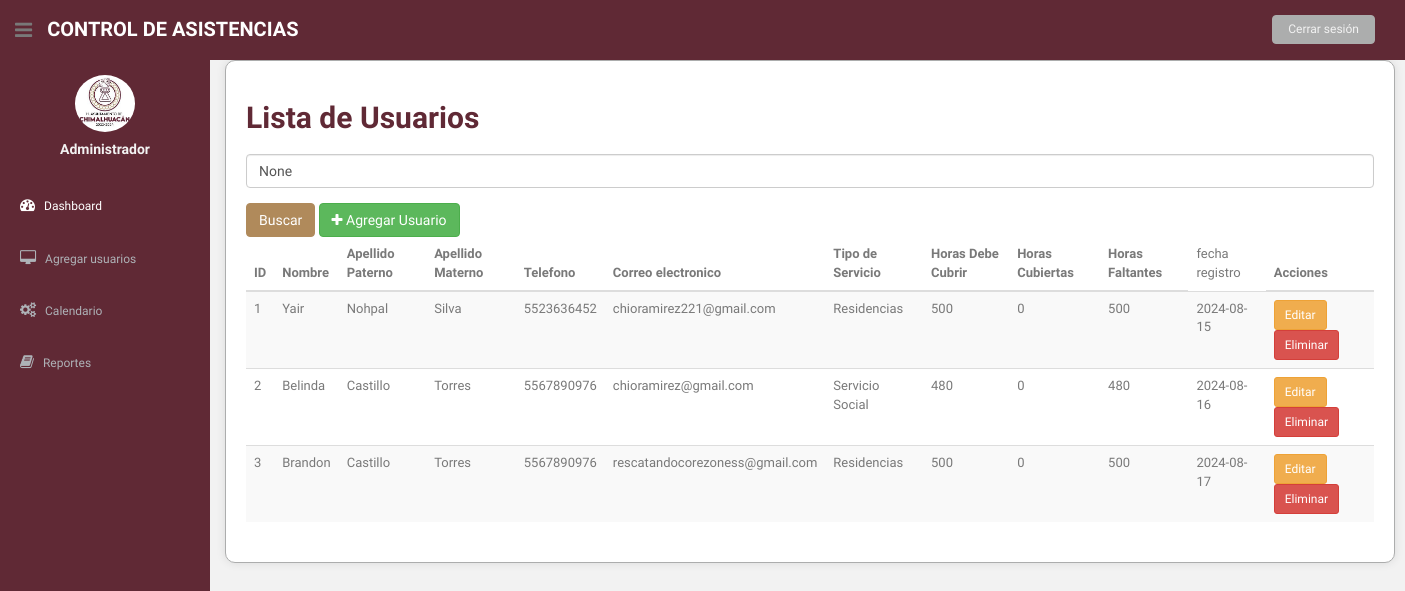
The app's page /lista_usuarios/ (signed in) with its own data.
### asistencia/models.py (models this page shows, shortened)
class Usuario(models.Model):
    nombre = models.CharField(max_length=100)
    apellido_paterno = models.CharField(max_length=100)
    apellido_materno = models.CharField(max_length=100)
    telefono = models.CharField(max_length=10)
    correo_electronico = models.EmailField(unique=True)
    fecha_registro = models.DateField(auto_now_add=True)
    user = models.OneToOneField(User, on_delete=models.CASCADE, null=True, blank=True)
    OPCIONES_SERVICIO = [
        ('SS', 'Servicio Social'),
        ('R', 'Residencias'),
    ]
    tipo_servicio = models.CharField(max_length=2, choices=OPCIONES_SERVICIO)
    horas_realizadas = models.IntegerField(default=0)  # Se actualizará según las horas realizadas
    horas_requeridas = models.IntegerField()  # Horas requeridas para el servicio

### asistencia/views.py (the view)
# urls.py: path('lista_usuarios/', views.lista_usuarios, name='lista_usuarios'),
@login_required
def lista_usuarios(request):
    usuarios = Usuario.objects.all()
    query = request.GET.get('q')
    if query:
        usuarios = usuarios.filter(nombre__icontains=query)
    for usuario in usuarios:
        try:
            horas_realizadas = 0
            asistencias = Asistencia.objects.filter(usuario=usuario, fecha_salida__isnull=False)
            for asistencia in asistencias:
                if asistencia.fecha_salida and asistencia.fecha_entrada:
                    delta = asistencia.fecha_salida - asistencia.fecha_entrada
                    horas_realizadas += delta.total_seconds() / 3600
            usuario.horas_realizadas = horas_realizadas
            usuario.horas_faltantes = usuario.horas_requeridas - horas_realizadas
        except Exception as e:
            print(f"Error al calcular horas para {usuario}: {e}")
            usuario.horas_realizadas = 0
            usuario.horas_faltantes = usuario.horas_requeridas
    return render(request, 'lista_usuarios.html', {'usuarios': usuarios, 'query': query})

### asistencia/templates/lista_usuarios.html (shortened to what this page needs)
{% load static %}
<!DOCTYPE html>
<html lang="en">
<head>
  <link href="{% static 'css/bootstrap.css' %}" rel="stylesheet">
  <link href="{% static 'font-awesome/css/font-awesome.css' %}" rel="stylesheet" />
  <link rel="stylesheet" type="text/css" href="{% static 'css/zabuto_calendar.css' %}">
  <link rel="stylesheet" type="text/css" href="{% static 'js/gritter/css/jquery.gritter.css' %}" />
  <link rel="stylesheet" type="text/css" href="{% static 'lineicons/style.css' %}">
  <link href="{% static 'css/style.css' %}" rel="stylesheet">
  <link href="{% static 'css/style-responsive.css' %}" rel="stylesheet">
</head>
<body>
  <section id="container">
    {% include 'general/menu.html' %}
    <section id="main-content">
      <section class="wrapper">
        <div class="container">
          <h2>Lista de Usuarios</h2>
          <form method="get" action="{% url 'lista_usuarios' %}">
            <div class="form-group">
              <input type="text" name="q" class="form-control" placeholder="Buscar por nombre" value="{{ query }}">
            </div>
            <button type="submit" class="btn btn-primary">Buscar</button>
            <a href="{% url 'agregar_usuario' %}" class="btn btn-success"><i class="fa fa-plus"></i> Agregar Usuario</a>
          </form>
          <div class="table-responsive">
            <table class="table table-striped">
              <thead>
                <tr>
                  <th>ID</th>
                  <th>Nombre</th>
                  <th>Apellido Paterno</th>
                  <th>Apellido Materno</th>
                  <th>Telefono</th>
                  <th>Correo electronico</th>
                  <th>Tipo de Servicio</th>
                  <th>Horas Debe Cubrir</th>
                  <th>Horas Cubiertas</th>
                  <th>Horas Faltantes</th>
                  <td>fecha registro</td>
                  <th>Acciones</th>
                </tr>
              </thead>
              <tbody>
                {% for usuario in usuarios %}
                <tr>
                  <td>{{ usuario.id }}</td>
                  <td>{{ usuario.nombre }}</td>
                  <td>{{ usuario.apellido_paterno }}</td>
                  <td>{{ usuario.apellido_materno }}</td>
                  <td>{{ usuario.telefono }}</td>
                  <td>{{ usuario.correo_electronico }}</td>
                  <td>{{ usuario.get_tipo_servicio_display }}</td>
                  <td>{{ usuario.horas_requeridas }}</td>
                  <td>{{ usuario.horas_realizadas }}</td>
                  <td>{{ usuario.horas_faltantes }}</td>
                  <td>{{ usuario.fecha_registro }}</td>
                  <td>
                    <a href="{% url 'editar_usuario' usuario.pk %}" class="btn btn-warning btn-sm">Editar</a>
                    <a href="{% url 'eliminar_usuario' usuario.pk %}" class="btn btn-danger btn-sm">Eliminar</a>
                  </td>
                </tr>
                {% endfor %}
              </tbody>
            </table>
          </div>
        </div>
      </section>
    </section>
  </section>
</body>
</html>

### asistencia/static/css/style.css (style rules this page uses)
body { color: #797979; background: #f2f2f2; font-family: 'Ruda', sans-serif; padding: 0px !important; margin: 0px !important; font-size:13px; }
a, a:hover, a:focus { text-decoration: none; outline: none; }
#container { width: 100%; height: 100%; }
#main-content { margin-left: 210px; }
.wrapper { display: inline-block; margin-top: 60px; padding-left: 15px; padding-right: 15px; padding-bottom: 15px; padding-top: 0px; width: 100%; }

### asistencia/templates/lista_usuarios.html (style rules this page uses)
.container { background-color: #ffffff; border: 1px solid #ACADAD; padding: 20px; border-radius: 10px; box-shadow: 0px 0px 10px rgba(0, 0, 0, 0.1); }
.container h2 { color: #602935; font-weight: bold; }
.container form { margin-top: 20px; }
.container .btn-primary { background-color: #B08A5B; border-color: #B08A5B; }

### records on screen
Usuario: id "1", nombre "Yair", apellido_paterno "Nohpal", apellido_materno "Silva", telefono "5523636452", correo_electronico "chioramirez221@gmail.com", tipo_servicio "Residencias", horas_requeridas "500", horas_realizadas "0", horas_faltantes "500", fecha_registro "2024-08-15"
Usuario: id "2", nombre "Belinda", apellido_paterno "Castillo", apellido_materno "Torres", telefono "5567890976", correo_electronico "chioramirez@gmail.com", tipo_servicio "Servicio Social", horas_requeridas "480", horas_realizadas "0", horas_faltantes "480", fecha_registro "2024-08-16"
Usuario: id "3", nombre "Brandon", apellido_paterno "Castillo", apellido_materno "Torres", telefono "5567890976", correo_electronico "rescatandocorezoness@gmail.com", tipo_servicio "Residencias", horas_requeridas "500", horas_realizadas "0", horas_faltantes "500", fecha_registro "2024-08-17"
